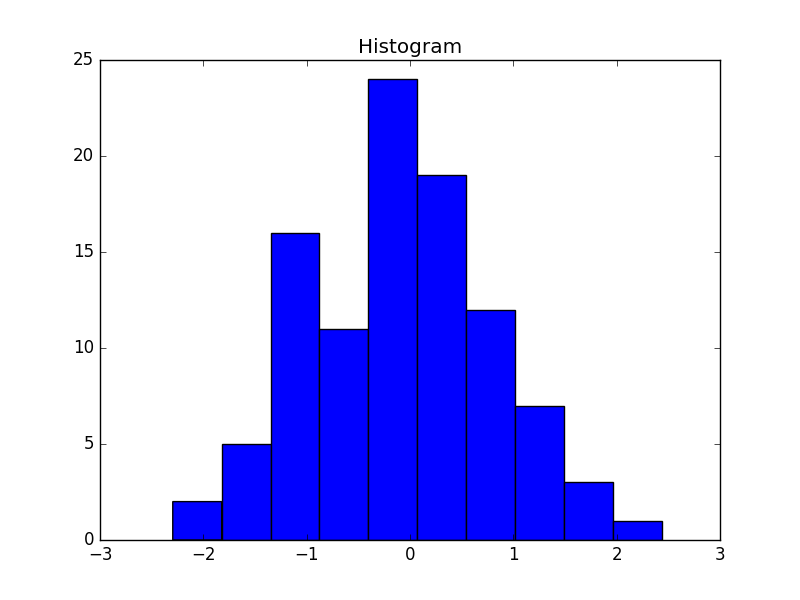

This figure's Julia source:
using PyPlot

# Data
data = randn(100) # Some Random Data
nbins = 10        # Number of bins

# Creating a new figure object
fig = figure()

# Histogram
plt[:hist](data, nbins)

# Title
title("Histogram")

# Save the figure as PNG and PDF
savefig("plot3.png")
savefig("plot3.pdf")

# Closing the figure object
close(fig)
